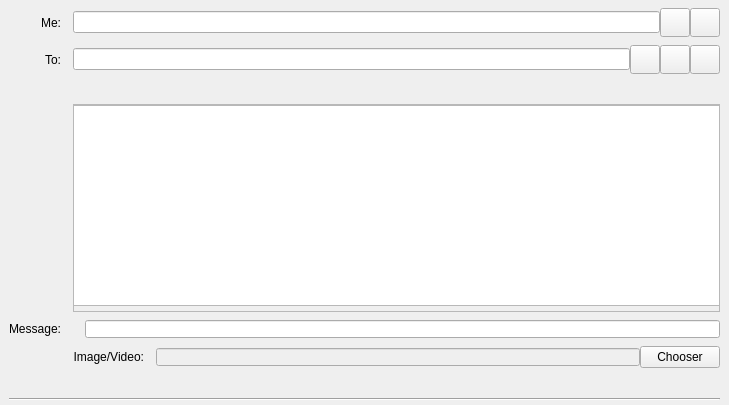
<?xml version="1.0" encoding="UTF-8"?>
<ui version="4.0">
 <class>ChatEntry</class>
 <widget class="QStackedWidget" name="ChatEntry">
  <property name="geometry">
   <rect>
    <x>0</x>
    <y>0</y>
    <width>729</width>
    <height>405</height>
   </rect>
  </property>
  <property name="focusPolicy">
   <enum>Qt::TabFocus</enum>
  </property>
  <property name="autoFillBackground">
   <bool>false</bool>
  </property>
  <property name="currentIndex">
   <number>0</number>
  </property>
  <widget class="QFrame" name="Chat">
   <property name="toolTip">
    <string>This is a normal payment.</string>
   </property>
   <property name="frameShape">
    <enum>QFrame::NoFrame</enum>
   </property>
   <layout class="QGridLayout" name="gridLayout">
    <property name="topMargin">
     <number>8</number>
    </property>
    <property name="bottomMargin">
     <number>4</number>
    </property>
    <property name="horizontalSpacing">
     <number>12</number>
    </property>
    <property name="verticalSpacing">
     <number>8</number>
    </property>
    <item row="15" column="0" colspan="2">
     <widget class="Line" name="line">
      <property name="orientation">
       <enum>Qt::Horizontal</enum>
      </property>
     </widget>
    </item>
    <item row="14" column="0">
     <widget class="QLabel" name="messageLabel">
      <property name="text">
       <string/>
      </property>
      <property name="alignment">
       <set>Qt::AlignRight|Qt::AlignTrailing|Qt::AlignVCenter</set>
      </property>
     </widget>
    </item>
    <item row="14" column="1">
     <widget class="QLabel" name="messageTextLabel">
      <property name="toolTip">
       <string>A message that was attached to the dash: URI which will be stored with the transaction for your reference. Note: This message will not be sent over the Dash network.</string>
      </property>
      <property name="textFormat">
       <enum>Qt::PlainText</enum>
      </property>
     </widget>
    </item>
    <item row="13" column="1">
     <layout class="QHBoxLayout" name="horizontalLayout">
      <property name="spacing">
       <number>0</number>
      </property>
      <property name="leftMargin">
       <number>0</number>
      </property>
      <item>
       <widget class="QLabel" name="Imagelabel">
        <property name="text">
         <string>Image/Video:</string>
        </property>
        <property name="alignment">
         <set>Qt::AlignRight|Qt::AlignTrailing|Qt::AlignVCenter</set>
        </property>
       </widget>
      </item>
      <item>
       <widget class="QLineEdit" name="FileNamesTxt">
        <property name="enabled">
         <bool>false</bool>
        </property>
        <property name="styleSheet">
         <string notr="true">margin-left:12px</string>
        </property>
       </widget>
      </item>
      <item>
       <widget class="QPushButton" name="chooserButton">
        <property name="text">
         <string>Chooser</string>
        </property>
       </widget>
      </item>
     </layout>
    </item>
    <item row="10" column="1">
     <layout class="QHBoxLayout" name="horizontalLayoutAmount" stretch="0">
      <item>
       <widget class="QScrollArea" name="scrollArea">
        <property name="widgetResizable">
         <bool>true</bool>
        </property>
        <widget class="QWidget" name="scrollAreaWidgetContents">
         <property name="geometry">
          <rect>
           <x>0</x>
           <y>0</y>
           <width>649</width>
           <height>199</height>
          </rect>
         </property>
         <widget class="QTableView" name="chattableView">
          <property name="geometry">
           <rect>
            <x>-5</x>
            <y>0</y>
            <width>661</width>
            <height>201</height>
           </rect>
          </property>
         </widget>
        </widget>
       </widget>
      </item>
     </layout>
    </item>
    <item row="1" column="0">
     <widget class="QLabel" name="chatToLabel">
      <property name="text">
       <string>To:</string>
      </property>
      <property name="alignment">
       <set>Qt::AlignRight|Qt::AlignTrailing|Qt::AlignVCenter</set>
      </property>
      <property name="buddy">
       <cstring>chatTo</cstring>
      </property>
     </widget>
    </item>
    <item row="11" column="1">
     <layout class="QHBoxLayout" name="horizontalLayout_3">
      <property name="spacing">
       <number>0</number>
      </property>
      <property name="leftMargin">
       <number>0</number>
      </property>
      <item>
       <widget class="QLineEdit" name="Imgbase64Edit">
        <property name="enabled">
         <bool>true</bool>
        </property>
        <property name="toolTip">
         <string>Enter a message to send.</string>
        </property>
        <property name="styleSheet">
         <string notr="true">margin-left:12px</string>
        </property>
        <property name="maxLength">
         <number>3000000</number>
        </property>
       </widget>
      </item>
     </layout>
    </item>
    <item row="1" column="1">
     <layout class="QHBoxLayout" name="chatToLayout">
      <property name="spacing">
       <number>0</number>
      </property>
      <item>
       <widget class="QValidatedLineEdit" name="chatTo">
        <property name="toolTip">
         <string>The IMG address to send the message</string>
        </property>
       </widget>
      </item>
      <item>
       <widget class="QToolButton" name="addressBookButton">
        <property name="toolTip">
         <string>Choose previously used address</string>
        </property>
        <property name="text">
         <string/>
        </property>
        <property name="iconSize">
         <size>
          <width>22</width>
          <height>22</height>
         </size>
        </property>
        <property name="shortcut">
         <string>Alt+A</string>
        </property>
       </widget>
      </item>
      <item>
       <widget class="QToolButton" name="pasteButton">
        <property name="toolTip">
         <string>Paste address from clipboard</string>
        </property>
        <property name="text">
         <string/>
        </property>
        <property name="iconSize">
         <size>
          <width>22</width>
          <height>22</height>
         </size>
        </property>
        <property name="shortcut">
         <string>Alt+P</string>
        </property>
       </widget>
      </item>
      <item>
       <widget class="QToolButton" name="deleteButton">
        <property name="toolTip">
         <string>Remove this entry</string>
        </property>
        <property name="text">
         <string/>
        </property>
        <property name="iconSize">
         <size>
          <width>22</width>
          <height>22</height>
         </size>
        </property>
       </widget>
      </item>
     </layout>
    </item>
    <item row="11" column="0">
     <widget class="QLabel" name="Labelimgbase64">
      <property name="text">
       <string>Message:</string>
      </property>
      <property name="alignment">
       <set>Qt::AlignRight|Qt::AlignTrailing|Qt::AlignVCenter</set>
      </property>
      <property name="buddy">
       <cstring>Imgbase64Edit</cstring>
      </property>
     </widget>
    </item>
    <item row="0" column="1">
     <layout class="QHBoxLayout" name="horizontalLayout_2">
      <property name="spacing">
       <number>0</number>
      </property>
      <item>
       <widget class="QValidatedLineEdit" name="chatReceive">
        <property name="toolTip">
         <string>IMG address to sender send you message</string>
        </property>
        <property name="maxLength">
         <number>33774</number>
        </property>
       </widget>
      </item>
      <item>
       <widget class="QToolButton" name="ReceiveAddressBookButton">
        <property name="text">
         <string/>
        </property>
        <property name="iconSize">
         <size>
          <width>22</width>
          <height>22</height>
         </size>
        </property>
       </widget>
      </item>
      <item>
       <widget class="QToolButton" name="pasteReceiveButton">
        <property name="text">
         <string/>
        </property>
        <property name="iconSize">
         <size>
          <width>22</width>
          <height>22</height>
         </size>
        </property>
       </widget>
      </item>
     </layout>
    </item>
    <item row="0" column="0">
     <widget class="QLabel" name="chatMelabel">
      <property name="text">
       <string>Me:</string>
      </property>
      <property name="alignment">
       <set>Qt::AlignRight|Qt::AlignTrailing|Qt::AlignVCenter</set>
      </property>
     </widget>
    </item>
    <item row="2" column="1">
     <widget class="QLabel" name="labelchatTo">
      <property name="text">
       <string/>
      </property>
     </widget>
    </item>
   </layout>
  </widget>
  <widget class="QFrame" name="SendCoins_UnauthenticatedPaymentRequest">
   <property name="palette">
    <palette>
     <active>
      <colorrole role="WindowText">
       <brush brushstyle="SolidPattern">
        <color alpha="255">
         <red>0</red>
         <green>0</green>
         <blue>0</blue>
        </color>
       </brush>
      </colorrole>
      <colorrole role="Button">
       <brush brushstyle="SolidPattern">
        <color alpha="255">
         <red>255</red>
         <green>255</green>
         <blue>127</blue>
        </color>
       </brush>
      </colorrole>
      <colorrole role="Light">
       <brush brushstyle="SolidPattern">
        <color alpha="255">
         <red>255</red>
         <green>255</green>
         <blue>255</blue>
        </color>
       </brush>
      </colorrole>
      <colorrole role="Midlight">
       <brush brushstyle="SolidPattern">
        <color alpha="255">
         <red>255</red>
         <green>255</green>
         <blue>191</blue>
        </color>
       </brush>
      </colorrole>
      <colorrole role="Dark">
       <brush brushstyle="SolidPattern">
        <color alpha="255">
         <red>127</red>
         <green>127</green>
         <blue>63</blue>
        </color>
       </brush>
      </colorrole>
      <colorrole role="Mid">
       <brush brushstyle="SolidPattern">
        <color alpha="255">
         <red>170</red>
         <green>170</green>
         <blue>84</blue>
        </color>
       </brush>
      </colorrole>
      <colorrole role="Text">
       <brush brushstyle="SolidPattern">
        <color alpha="255">
         <red>0</red>
         <green>0</green>
         <blue>0</blue>
        </color>
       </brush>
      </colorrole>
      <colorrole role="BrightText">
       <brush brushstyle="SolidPattern">
        <color alpha="255">
         <red>255</red>
         <green>255</green>
         <blue>255</blue>
        </color>
       </brush>
      </colorrole>
      <colorrole role="ButtonText">
       <brush brushstyle="SolidPattern">
        <color alpha="255">
         <red>0</red>
         <green>0</green>
         <blue>0</blue>
        </color>
       </brush>
      </colorrole>
      <colorrole role="Base">
       <brush brushstyle="SolidPattern">
        <color alpha="255">
         <red>255</red>
         <green>255</green>
         <blue>255</blue>
        </color>
       </brush>
      </colorrole>
      <colorrole role="Window">
       <brush brushstyle="SolidPattern">
        <color alpha="255">
         <red>255</red>
         <green>255</green>
         <blue>127</blue>
        </color>
       </brush>
      </colorrole>
      <colorrole role="Shadow">
       <brush brushstyle="SolidPattern">
        <color alpha="255">
         <red>0</red>
         <green>0</green>
         <blue>0</blue>
        </color>
       </brush>
      </colorrole>
      <colorrole role="AlternateBase">
       <brush brushstyle="SolidPattern">
        <color alpha="255">
         <red>255</red>
         <green>255</green>
         <blue>191</blue>
        </color>
       </brush>
      </colorrole>
      <colorrole role="ToolTipBase">
       <brush brushstyle="SolidPattern">
        <color alpha="255">
         <red>255</red>
         <green>255</green>
         <blue>220</blue>
        </color>
       </brush>
      </colorrole>
      <colorrole role="ToolTipText">
       <brush brushstyle="SolidPattern">
        <color alpha="255">
         <red>0</red>
         <green>0</green>
         <blue>0</blue>
        </color>
       </brush>
      </colorrole>
     </active>
     <inactive>
      <colorrole role="WindowText">
       <brush brushstyle="SolidPattern">
        <color alpha="255">
         <red>0</red>
         <green>0</green>
         <blue>0</blue>
        </color>
       </brush>
      </colorrole>
      <colorrole role="Button">
       <brush brushstyle="SolidPattern">
        <color alpha="255">
         <red>255</red>
         <green>255</green>
         <blue>127</blue>
        </color>
       </brush>
      </colorrole>
      <colorrole role="Light">
       <brush brushstyle="SolidPattern">
        <color alpha="255">
         <red>255</red>
         <green>255</green>
         <blue>255</blue>
        </color>
       </brush>
      </colorrole>
      <colorrole role="Midlight">
       <brush brushstyle="SolidPattern">
        <color alpha="255">
         <red>255</red>
         <green>255</green>
         <blue>191</blue>
        </color>
       </brush>
      </colorrole>
      <colorrole role="Dark">
       <brush brushstyle="SolidPattern">
        <color alpha="255">
         <red>127</red>
         <green>127</green>
         <blue>63</blue>
        </color>
       </brush>
      </colorrole>
      <colorrole role="Mid">
       <brush brushstyle="SolidPattern">
        <color alpha="255">
         <red>170</red>
         <green>170</green>
         <blue>84</blue>
        </color>
       </brush>
      </colorrole>
      <colorrole role="Text">
       <brush brushstyle="SolidPattern">
        <color alpha="255">
         <red>0</red>
         <green>0</green>
         <blue>0</blue>
        </color>
       </brush>
      </colorrole>
      <colorrole role="BrightText">
       <brush brushstyle="SolidPattern">
        <color alpha="255">
         <red>255</red>
         <green>255</green>
         <blue>255</blue>
        </color>
       </brush>
      </colorrole>
      <colorrole role="ButtonText">
       <brush brushstyle="SolidPattern">
        <color alpha="255">
         <red>0</red>
         <green>0</green>
         <blue>0</blue>
        </color>
       </brush>
      </colorrole>
      <colorrole role="Base">
       <brush brushstyle="SolidPattern">
        <color alpha="255">
         <red>255</red>
         <green>255</green>
         <blue>255</blue>
        </color>
       </brush>
      </colorrole>
      <colorrole role="Window">
       <brush brushstyle="SolidPattern">
        <color alpha="255">
         <red>255</red>
         <green>255</green>
         <blue>127</blue>
        </color>
       </brush>
      </colorrole>
      <colorrole role="Shadow">
       <brush brushstyle="SolidPattern">
        <color alpha="255">
         <red>0</red>
         <green>0</green>
         <blue>0</blue>
        </color>
       </brush>
      </colorrole>
      <colorrole role="AlternateBase">
       <brush brushstyle="SolidPattern">
        <color alpha="255">
         <red>255</red>
         <green>255</green>
         <blue>191</blue>
        </color>
       </brush>
      </colorrole>
      <colorrole role="ToolTipBase">
       <brush brushstyle="SolidPattern">
        <color alpha="255">
         <red>255</red>
         <green>255</green>
         <blue>220</blue>
        </color>
       </brush>
      </colorrole>
      <colorrole role="ToolTipText">
       <brush brushstyle="SolidPattern">
        <color alpha="255">
         <red>0</red>
         <green>0</green>
         <blue>0</blue>
        </color>
       </brush>
      </colorrole>
     </inactive>
     <disabled>
      <colorrole role="WindowText">
       <brush brushstyle="SolidPattern">
        <color alpha="255">
         <red>127</red>
         <green>127</green>
         <blue>63</blue>
        </color>
       </brush>
      </colorrole>
      <colorrole role="Button">
       <brush brushstyle="SolidPattern">
        <color alpha="255">
         <red>255</red>
         <green>255</green>
         <blue>127</blue>
        </color>
       </brush>
      </colorrole>
      <colorrole role="Light">
       <brush brushstyle="SolidPattern">
        <color alpha="255">
         <red>255</red>
         <green>255</green>
         <blue>255</blue>
        </color>
       </brush>
      </colorrole>
      <colorrole role="Midlight">
       <brush brushstyle="SolidPattern">
        <color alpha="255">
         <red>255</red>
         <green>255</green>
         <blue>191</blue>
        </color>
       </brush>
      </colorrole>
      <colorrole role="Dark">
       <brush brushstyle="SolidPattern">
        <color alpha="255">
         <red>127</red>
         <green>127</green>
         <blue>63</blue>
        </color>
       </brush>
      </colorrole>
      <colorrole role="Mid">
       <brush brushstyle="SolidPattern">
        <color alpha="255">
         <red>170</red>
         <green>170</green>
         <blue>84</blue>
        </color>
       </brush>
      </colorrole>
      <colorrole role="Text">
       <brush brushstyle="SolidPattern">
        <color alpha="255">
         <red>127</red>
         <green>127</green>
         <blue>63</blue>
        </color>
       </brush>
      </colorrole>
      <colorrole role="BrightText">
       <brush brushstyle="SolidPattern">
        <color alpha="255">
         <red>255</red>
         <green>255</green>
         <blue>255</blue>
        </color>
       </brush>
      </colorrole>
      <colorrole role="ButtonText">
       <brush brushstyle="SolidPattern">
        <color alpha="255">
         <red>127</red>
         <green>127</green>
         <blue>63</blue>
        </color>
       </brush>
      </colorrole>
      <colorrole role="Base">
       <brush brushstyle="SolidPattern">
        <color alpha="255">
         <red>255</red>
         <green>255</green>
         <blue>127</blue>
        </color>
       </brush>
      </colorrole>
      <colorrole role="Window">
       <brush brushstyle="SolidPattern">
        <color alpha="255">
         <red>255</red>
         <green>255</green>
         <blue>127</blue>
        </color>
       </brush>
      </colorrole>
      <colorrole role="Shadow">
       <brush brushstyle="SolidPattern">
        <color alpha="255">
         <red>0</red>
         <green>0</green>
         <blue>0</blue>
        </color>
       </brush>
      </colorrole>
      <colorrole role="AlternateBase">
       <brush brushstyle="SolidPattern">
        <color alpha="255">
         <red>255</red>
         <green>255</green>
         <blue>127</blue>
        </color>
       </brush>
      </colorrole>
      <colorrole role="ToolTipBase">
       <brush brushstyle="SolidPattern">
        <color alpha="255">
         <red>255</red>
         <green>255</green>
         <blue>220</blue>
        </color>
       </brush>
      </colorrole>
      <colorrole role="ToolTipText">
       <brush brushstyle="SolidPattern">
        <color alpha="255">
         <red>0</red>
         <green>0</green>
         <blue>0</blue>
        </color>
       </brush>
      </colorrole>
     </disabled>
    </palette>
   </property>
   <property name="toolTip">
    <string>This is an unauthenticated payment request.</string>
   </property>
   <property name="autoFillBackground">
    <bool>true</bool>
   </property>
   <property name="frameShape">
    <enum>QFrame::NoFrame</enum>
   </property>
   <layout class="QGridLayout" name="gridLayout_is">
    <property name="spacing">
     <number>12</number>
    </property>
    <item row="0" column="0">
     <widget class="QLabel" name="payToLabel_is">
      <property name="text">
       <string>Pay To:</string>
      </property>
      <property name="alignment">
       <set>Qt::AlignRight|Qt::AlignTrailing|Qt::AlignVCenter</set>
      </property>
     </widget>
    </item>
    <item row="0" column="1">
     <layout class="QHBoxLayout" name="payToLayout_is">
      <property name="spacing">
       <number>0</number>
      </property>
      <item>
       <widget class="QLabel" name="payTo_is"/>
      </item>
      <item>
       <widget class="QToolButton" name="deleteButton_is">
        <property name="toolTip">
         <string>Remove this entry</string>
        </property>
        <property name="text">
         <string/>
        </property>
       </widget>
      </item>
     </layout>
    </item>
    <item row="1" column="0">
     <widget class="QLabel" name="memoLabel_is">
      <property name="text">
       <string>Memo:</string>
      </property>
      <property name="alignment">
       <set>Qt::AlignRight|Qt::AlignTrailing|Qt::AlignVCenter</set>
      </property>
     </widget>
    </item>
    <item row="1" column="1">
     <widget class="QLabel" name="memoTextLabel_is">
      <property name="textFormat">
       <enum>Qt::PlainText</enum>
      </property>
     </widget>
    </item>
    <item row="2" column="0">
     <widget class="QLabel" name="amountLabel_is">
      <property name="text">
       <string>A&amp;mount:</string>
      </property>
      <property name="alignment">
       <set>Qt::AlignRight|Qt::AlignTrailing|Qt::AlignVCenter</set>
      </property>
      <property name="buddy">
       <cstring>payAmount_is</cstring>
      </property>
     </widget>
    </item>
    <item row="2" column="1">
     <widget class="BitcoinAmountField" name="payAmount_is" native="true">
      <property name="acceptDrops">
       <bool>false</bool>
      </property>
     </widget>
    </item>
   </layout>
  </widget>
  <widget class="QFrame" name="SendCoins_AuthenticatedPaymentRequest">
   <property name="palette">
    <palette>
     <active>
      <colorrole role="WindowText">
       <brush brushstyle="SolidPattern">
        <color alpha="255">
         <red>0</red>
         <green>0</green>
         <blue>0</blue>
        </color>
       </brush>
      </colorrole>
      <colorrole role="Button">
       <brush brushstyle="SolidPattern">
        <color alpha="255">
         <red>140</red>
         <green>232</green>
         <blue>119</blue>
        </color>
       </brush>
      </colorrole>
      <colorrole role="Light">
       <brush brushstyle="SolidPattern">
        <color alpha="255">
         <red>230</red>
         <green>255</green>
         <blue>224</blue>
        </color>
       </brush>
      </colorrole>
      <colorrole role="Midlight">
       <brush brushstyle="SolidPattern">
        <color alpha="255">
         <red>185</red>
         <green>243</green>
         <blue>171</blue>
        </color>
       </brush>
      </colorrole>
      <colorrole role="Dark">
       <brush brushstyle="SolidPattern">
        <color alpha="255">
         <red>70</red>
         <green>116</green>
         <blue>59</blue>
        </color>
       </brush>
      </colorrole>
      <colorrole role="Mid">
       <brush brushstyle="SolidPattern">
        <color alpha="255">
         <red>93</red>
         <green>155</green>
         <blue>79</blue>
        </color>
       </brush>
      </colorrole>
      <colorrole role="Text">
       <brush brushstyle="SolidPattern">
        <color alpha="255">
         <red>0</red>
         <green>0</green>
         <blue>0</blue>
        </color>
       </brush>
      </colorrole>
      <colorrole role="BrightText">
       <brush brushstyle="SolidPattern">
        <color alpha="255">
         <red>155</red>
         <green>255</green>
         <blue>147</blue>
        </color>
       </brush>
      </colorrole>
      <colorrole role="ButtonText">
       <brush brushstyle="SolidPattern">
        <color alpha="255">
         <red>0</red>
         <green>0</green>
         <blue>0</blue>
        </color>
       </brush>
      </colorrole>
      <colorrole role="Base">
       <brush brushstyle="SolidPattern">
        <color alpha="255">
         <red>119</red>
         <green>255</green>
         <blue>233</blue>
        </color>
       </brush>
      </colorrole>
      <colorrole role="Window">
       <brush brushstyle="SolidPattern">
        <color alpha="255">
         <red>140</red>
         <green>232</green>
         <blue>119</blue>
        </color>
       </brush>
      </colorrole>
      <colorrole role="Shadow">
       <brush brushstyle="SolidPattern">
        <color alpha="255">
         <red>0</red>
         <green>0</green>
         <blue>0</blue>
        </color>
       </brush>
      </colorrole>
      <colorrole role="AlternateBase">
       <brush brushstyle="SolidPattern">
        <color alpha="255">
         <red>197</red>
         <green>243</green>
         <blue>187</blue>
        </color>
       </brush>
      </colorrole>
      <colorrole role="NoRole">
       <brush brushstyle="SolidPattern">
        <color alpha="255">
         <red>125</red>
         <green>194</green>
         <blue>122</blue>
        </color>
       </brush>
      </colorrole>
      <colorrole role="ToolTipBase">
       <brush brushstyle="SolidPattern">
        <color alpha="255">
         <red>255</red>
         <green>255</green>
         <blue>220</blue>
        </color>
       </brush>
      </colorrole>
      <colorrole role="ToolTipText">
       <brush brushstyle="SolidPattern">
        <color alpha="255">
         <red>0</red>
         <green>0</green>
         <blue>0</blue>
        </color>
       </brush>
      </colorrole>
     </active>
     <inactive>
      <colorrole role="WindowText">
       <brush brushstyle="SolidPattern">
        <color alpha="255">
         <red>0</red>
         <green>0</green>
         <blue>0</blue>
        </color>
       </brush>
      </colorrole>
      <colorrole role="Button">
       <brush brushstyle="SolidPattern">
        <color alpha="255">
         <red>140</red>
         <green>232</green>
         <blue>119</blue>
        </color>
       </brush>
      </colorrole>
      <colorrole role="Light">
       <brush brushstyle="SolidPattern">
        <color alpha="255">
         <red>230</red>
         <green>255</green>
         <blue>224</blue>
        </color>
       </brush>
      </colorrole>
      <colorrole role="Midlight">
       <brush brushstyle="SolidPattern">
        <color alpha="255">
         <red>185</red>
         <green>243</green>
         <blue>171</blue>
        </color>
       </brush>
      </colorrole>
      <colorrole role="Dark">
       <brush brushstyle="SolidPattern">
        <color alpha="255">
         <red>70</red>
         <green>116</green>
         <blue>59</blue>
        </color>
       </brush>
      </colorrole>
      <colorrole role="Mid">
       <brush brushstyle="SolidPattern">
        <color alpha="255">
         <red>93</red>
         <green>155</green>
         <blue>79</blue>
        </color>
       </brush>
      </colorrole>
      <colorrole role="Text">
       <brush brushstyle="SolidPattern">
        <color alpha="255">
         <red>0</red>
         <green>0</green>
         <blue>0</blue>
        </color>
       </brush>
      </colorrole>
      <colorrole role="BrightText">
       <brush brushstyle="SolidPattern">
        <color alpha="255">
         <red>155</red>
         <green>255</green>
         <blue>147</blue>
        </color>
       </brush>
      </colorrole>
      <colorrole role="ButtonText">
       <brush brushstyle="SolidPattern">
        <color alpha="255">
         <red>0</red>
         <green>0</green>
         <blue>0</blue>
        </color>
       </brush>
      </colorrole>
      <colorrole role="Base">
       <brush brushstyle="SolidPattern">
        <color alpha="255">
         <red>119</red>
         <green>255</green>
         <blue>233</blue>
        </color>
       </brush>
      </colorrole>
      <colorrole role="Window">
       <brush brushstyle="SolidPattern">
        <color alpha="255">
         <red>140</red>
         <green>232</green>
         <blue>119</blue>
        </color>
       </brush>
      </colorrole>
      <colorrole role="Shadow">
       <brush brushstyle="SolidPattern">
        <color alpha="255">
         <red>0</red>
         <green>0</green>
         <blue>0</blue>
        </color>
       </brush>
      </colorrole>
      <colorrole role="AlternateBase">
       <brush brushstyle="SolidPattern">
        <color alpha="255">
         <red>197</red>
         <green>243</green>
         <blue>187</blue>
        </color>
       </brush>
      </colorrole>
      <colorrole role="NoRole">
       <brush brushstyle="SolidPattern">
        <color alpha="255">
         <red>125</red>
         <green>194</green>
         <blue>122</blue>
        </color>
       </brush>
      </colorrole>
      <colorrole role="ToolTipBase">
       <brush brushstyle="SolidPattern">
        <color alpha="255">
         <red>255</red>
         <green>255</green>
         <blue>220</blue>
        </color>
       </brush>
      </colorrole>
      <colorrole role="ToolTipText">
       <brush brushstyle="SolidPattern">
        <color alpha="255">
         <red>0</red>
         <green>0</green>
         <blue>0</blue>
        </color>
       </brush>
      </colorrole>
     </inactive>
     <disabled>
      <colorrole role="WindowText">
       <brush brushstyle="SolidPattern">
        <color alpha="255">
         <red>70</red>
         <green>116</green>
         <blue>59</blue>
        </color>
       </brush>
      </colorrole>
      <colorrole role="Button">
       <brush brushstyle="SolidPattern">
        <color alpha="255">
         <red>140</red>
         <green>232</green>
         <blue>119</blue>
        </color>
       </brush>
      </colorrole>
      <colorrole role="Light">
       <brush brushstyle="SolidPattern">
        <color alpha="255">
         <red>230</red>
         <green>255</green>
         <blue>224</blue>
        </color>
       </brush>
      </colorrole>
      <colorrole role="Midlight">
       <brush brushstyle="SolidPattern">
        <color alpha="255">
         <red>185</red>
         <green>243</green>
         <blue>171</blue>
        </color>
       </brush>
      </colorrole>
      <colorrole role="Dark">
       <brush brushstyle="SolidPattern">
        <color alpha="255">
         <red>70</red>
         <green>116</green>
         <blue>59</blue>
        </color>
       </brush>
      </colorrole>
      <colorrole role="Mid">
       <brush brushstyle="SolidPattern">
        <color alpha="255">
         <red>93</red>
         <green>155</green>
         <blue>79</blue>
        </color>
       </brush>
      </colorrole>
      <colorrole role="Text">
       <brush brushstyle="SolidPattern">
        <color alpha="255">
         <red>70</red>
         <green>116</green>
         <blue>59</blue>
        </color>
       </brush>
      </colorrole>
      <colorrole role="BrightText">
       <brush brushstyle="SolidPattern">
        <color alpha="255">
         <red>155</red>
         <green>255</green>
         <blue>147</blue>
        </color>
       </brush>
      </colorrole>
      <colorrole role="ButtonText">
       <brush brushstyle="SolidPattern">
        <color alpha="255">
         <red>70</red>
         <green>116</green>
         <blue>59</blue>
        </color>
       </brush>
      </colorrole>
      <colorrole role="Base">
       <brush brushstyle="SolidPattern">
        <color alpha="255">
         <red>140</red>
         <green>232</green>
         <blue>119</blue>
        </color>
       </brush>
      </colorrole>
      <colorrole role="Window">
       <brush brushstyle="SolidPattern">
        <color alpha="255">
         <red>140</red>
         <green>232</green>
         <blue>119</blue>
        </color>
       </brush>
      </colorrole>
      <colorrole role="Shadow">
       <brush brushstyle="SolidPattern">
        <color alpha="255">
         <red>0</red>
         <green>0</green>
         <blue>0</blue>
        </color>
       </brush>
      </colorrole>
      <colorrole role="AlternateBase">
       <brush brushstyle="SolidPattern">
        <color alpha="255">
         <red>140</red>
         <green>232</green>
         <blue>119</blue>
        </color>
       </brush>
      </colorrole>
      <colorrole role="NoRole">
       <brush brushstyle="SolidPattern">
        <color alpha="255">
         <red>125</red>
         <green>194</green>
         <blue>122</blue>
        </color>
       </brush>
      </colorrole>
      <colorrole role="ToolTipBase">
       <brush brushstyle="SolidPattern">
        <color alpha="255">
         <red>255</red>
         <green>255</green>
         <blue>220</blue>
        </color>
       </brush>
      </colorrole>
      <colorrole role="ToolTipText">
       <brush brushstyle="SolidPattern">
        <color alpha="255">
         <red>0</red>
         <green>0</green>
         <blue>0</blue>
        </color>
       </brush>
      </colorrole>
     </disabled>
    </palette>
   </property>
   <property name="toolTip">
    <string>This is an authenticated payment request.</string>
   </property>
   <property name="autoFillBackground">
    <bool>true</bool>
   </property>
   <property name="frameShape">
    <enum>QFrame::NoFrame</enum>
   </property>
   <layout class="QGridLayout" name="gridLayout_s">
    <property name="spacing">
     <number>12</number>
    </property>
    <item row="0" column="0">
     <widget class="QLabel" name="payToLabel_s">
      <property name="text">
       <string>Pay To:</string>
      </property>
      <property name="alignment">
       <set>Qt::AlignRight|Qt::AlignTrailing|Qt::AlignVCenter</set>
      </property>
     </widget>
    </item>
    <item row="0" column="1">
     <layout class="QHBoxLayout" name="payToLayout_s">
      <property name="spacing">
       <number>0</number>
      </property>
      <item>
       <widget class="QLabel" name="payTo_s">
        <property name="textFormat">
         <enum>Qt::PlainText</enum>
        </property>
       </widget>
      </item>
      <item>
       <widget class="QToolButton" name="deleteButton_s">
        <property name="toolTip">
         <string>Remove this entry</string>
        </property>
        <property name="text">
         <string/>
        </property>
       </widget>
      </item>
     </layout>
    </item>
    <item row="1" column="0">
     <widget class="QLabel" name="memoLabel_s">
      <property name="text">
       <string>Memo:</string>
      </property>
      <property name="alignment">
       <set>Qt::AlignRight|Qt::AlignTrailing|Qt::AlignVCenter</set>
      </property>
     </widget>
    </item>
    <item row="1" column="1">
     <widget class="QLabel" name="memoTextLabel_s">
      <property name="textFormat">
       <enum>Qt::PlainText</enum>
      </property>
     </widget>
    </item>
    <item row="2" column="0">
     <widget class="QLabel" name="amountLabel_s">
      <property name="text">
       <string>A&amp;mount:</string>
      </property>
      <property name="alignment">
       <set>Qt::AlignRight|Qt::AlignTrailing|Qt::AlignVCenter</set>
      </property>
      <property name="buddy">
       <cstring>payAmount_s</cstring>
      </property>
     </widget>
    </item>
    <item row="2" column="1">
     <widget class="BitcoinAmountField" name="payAmount_s" native="true">
      <property name="acceptDrops">
       <bool>false</bool>
      </property>
     </widget>
    </item>
   </layout>
  </widget>
 </widget>
 <customwidgets>
  <customwidget>
   <class>BitcoinAmountField</class>
   <extends>QWidget</extends>
   <header>bitcoinamountfield.h</header>
   <container>1</container>
  </customwidget>
  <customwidget>
   <class>QValidatedLineEdit</class>
   <extends>QLineEdit</extends>
   <header>qvalidatedlineedit.h</header>
  </customwidget>
 </customwidgets>
 <tabstops>
  <tabstop>addressBookButton</tabstop>
  <tabstop>pasteButton</tabstop>
  <tabstop>deleteButton</tabstop>
  <tabstop>payAmount_is</tabstop>
  <tabstop>deleteButton_is</tabstop>
  <tabstop>payAmount_s</tabstop>
  <tabstop>deleteButton_s</tabstop>
 </tabstops>
 <resources>
  <include location="../imagecoin.qrc"/>
 </resources>
 <connections/>
</ui>
